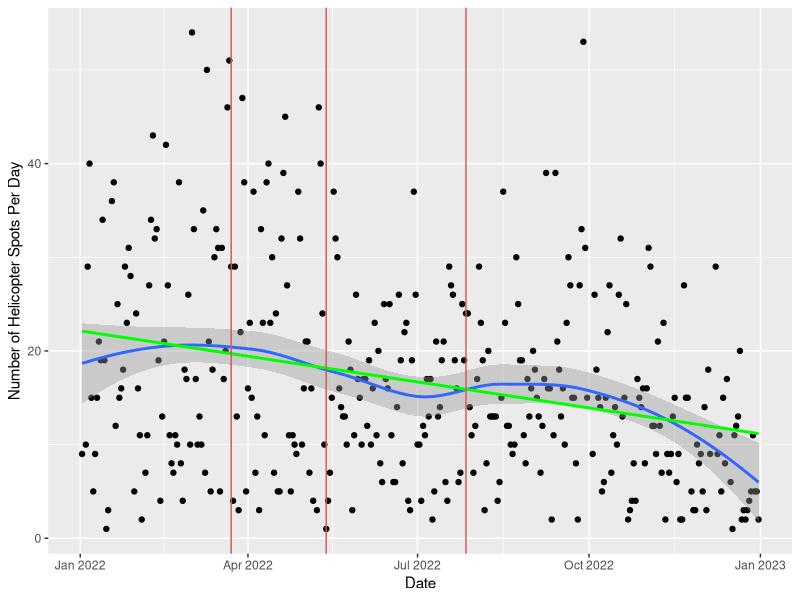
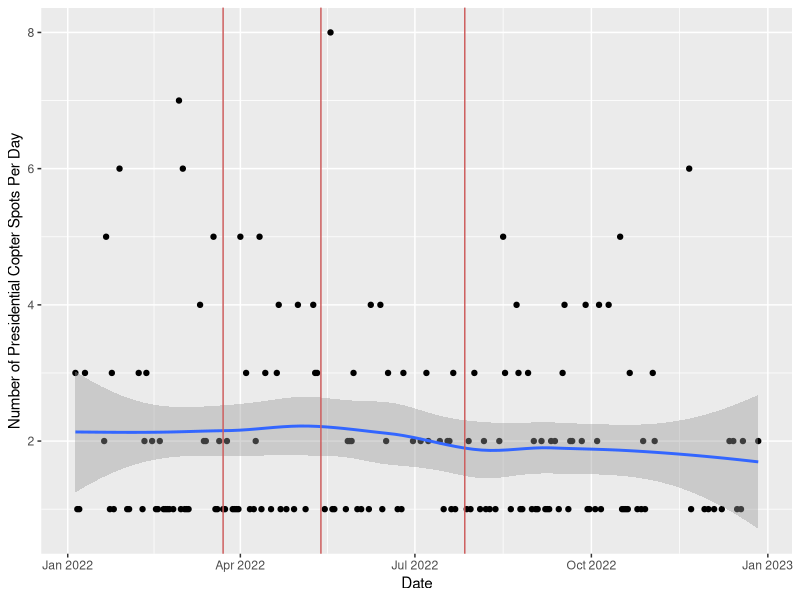
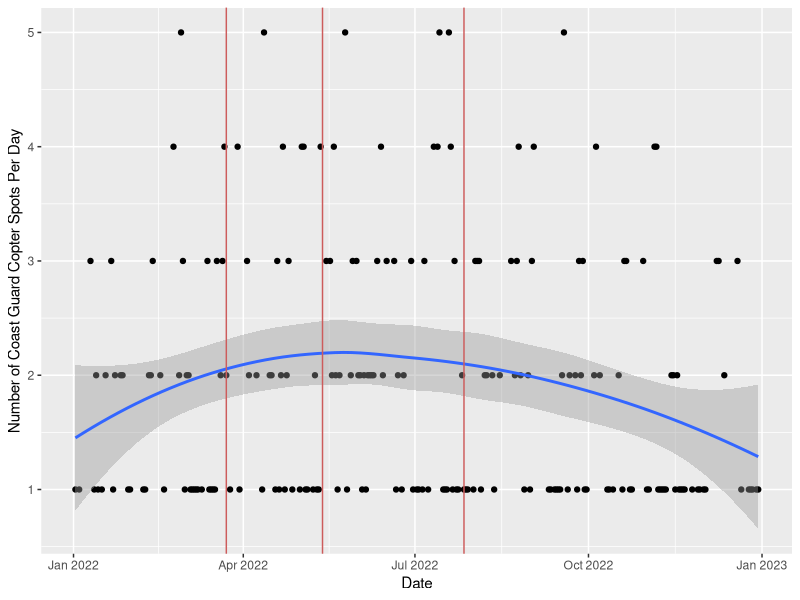
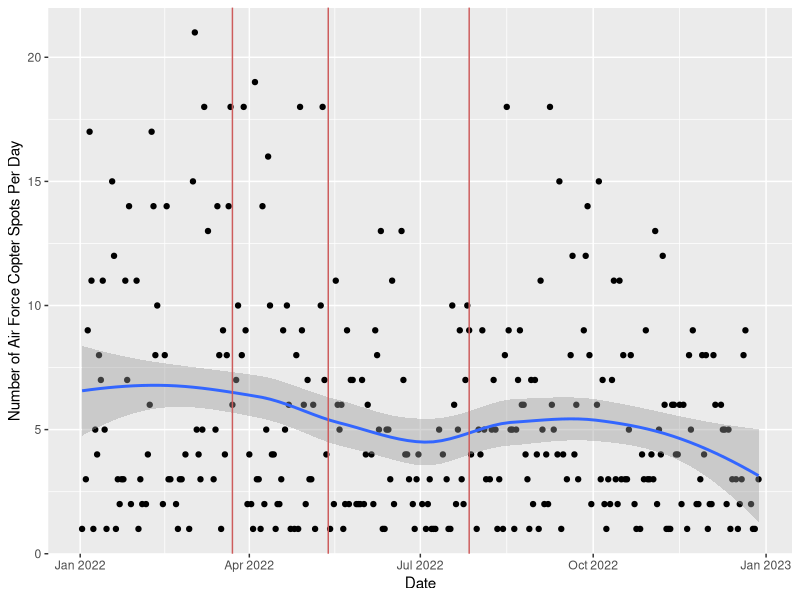

The R source for these figures, in order:
## ---- chunk 1
library(tidyverse)
library(lubridate)
copterspotter <- read.csv("copterspotter 2 - tidyer - copterspotter.csv")
copterspotter$Date <- ymd(copterspotter$Date)
copterspotter_clean <- copterspotter |>
  filter(Lon <= -70) |>
  filter(Lat <= 39)
## ---- chunk 2
copterspotter_clean |>
  filter(Lat == "38.88973846") |>
  count() |>
  knitr::kable()
## ---- chunk 3
copterspotter_clean_compiled <- copterspotter_clean|>
  count(Date)

copterspotter_clean_compiled |>
  ggplot(aes(x = Date, y = n)) +
  geom_point() +
  geom_smooth() +
    geom_smooth(method = "lm", color = "green", se = FALSE) +
  ylab("Number of Helicopter Spots Per Day") +
  geom_vline(aes(xintercept = as.numeric(as.Date("2022-03-23"))), color = "indianred") +
  geom_vline(aes(xintercept = as.numeric(as.Date("2022-05-13"))), color = "indianred") +
  geom_vline(aes(xintercept = as.numeric(as.Date("2022-07-27"))), color = "indianred")

## ---- chunk 4
copterspotter_VH3D <- copterspotter_clean |>
  filter(Type == "VH3D")

copterspotter_VH3D_vis <- copterspotter_VH3D |>
  count(Date)

copterspotter_VH3D_vis |>
  ggplot(aes(x = Date, y = n)) +
  geom_point() +
  geom_smooth() +
  ylab("Number of Presidential Copter Spots Per Day") +
  geom_vline(aes(xintercept = as.numeric(as.Date("2022-03-23"))), color = "indianred") +
  geom_vline(aes(xintercept = as.numeric(as.Date("2022-05-13"))), color = "indianred") +
  geom_vline(aes(xintercept = as.numeric(as.Date("2022-07-27"))), color = "indianred") 
## ---- chunk 5
copterspotter_MH65 <- copterspotter_clean |>
  filter(Type == "MH65")

copterspotter_MH65_vis <- copterspotter_MH65 |>
  count(Date)

copterspotter_MH65_vis |>
  ggplot(aes(x = Date, y = n)) +
  geom_point() +
  geom_smooth() +
  ylab("Number of Coast Guard Copter Spots Per Day") +
  geom_vline(aes(xintercept = as.numeric(as.Date("2022-03-23"))), color = "indianred") +
  geom_vline(aes(xintercept = as.numeric(as.Date("2022-05-13"))), color = "indianred") +
  geom_vline(aes(xintercept = as.numeric(as.Date("2022-07-27"))), color = "indianred") 
## ---- chunk 6
copterspotter_UH1N <- copterspotter_clean |>
  filter(Type == "UH1N")

copterspotter_UH1N_vis <- copterspotter_UH1N |>
  count(Date)

copterspotter_UH1N_vis |>
  ggplot(aes(x = Date, y = n)) +
  geom_point() +
  geom_smooth() +
  ylab("Number of Air Force Copter Spots Per Day") +
  geom_vline(aes(xintercept = as.numeric(as.Date("2022-03-23"))), color = "indianred") +
  geom_vline(aes(xintercept = as.numeric(as.Date("2022-05-13"))), color = "indianred") +
  geom_vline(aes(xintercept = as.numeric(as.Date("2022-07-27"))), color = "indianred") 
